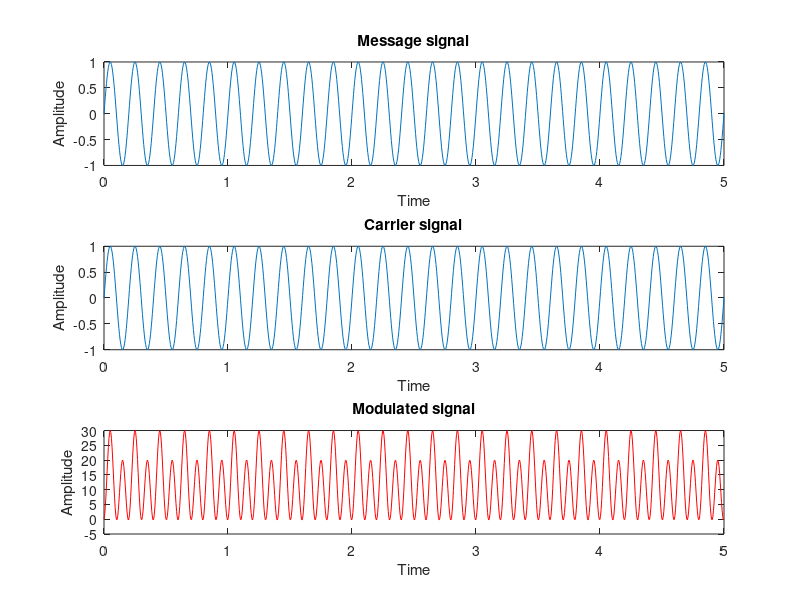

MATLAB code to generate this figure:
% Amplitude modulated sinusoid

Ac=input('enter carrier signal amplitude');
Am=input('enter message signal amplitude');
fc=input('enter carrier frequency');
fm=input('enter message frequency');% fm<fc
m=input('enter modulation index');
t=input('enter time period');
t1=linspace(0,t,1000);
y1=sin(2*pi*fm*t1); % message signal
y2=sin(2*pi*fc*t1); % carrier signal
eq=(1+m.*y1).*(Ac.*y2);
subplot(311);
plot(t1,y1);
xlabel('Time');
ylabel('Amplitude');
title('Message signal')
subplot(312)
plot(t1,y2);
xlabel('Time');
ylabel('Amplitude');
title('Carrier signal');
subplot(313);
plot(t1,eq);
plot(t1,eq,'r');
xlabel('Time');
ylabel('Amplitude');
title('Modulated signal');